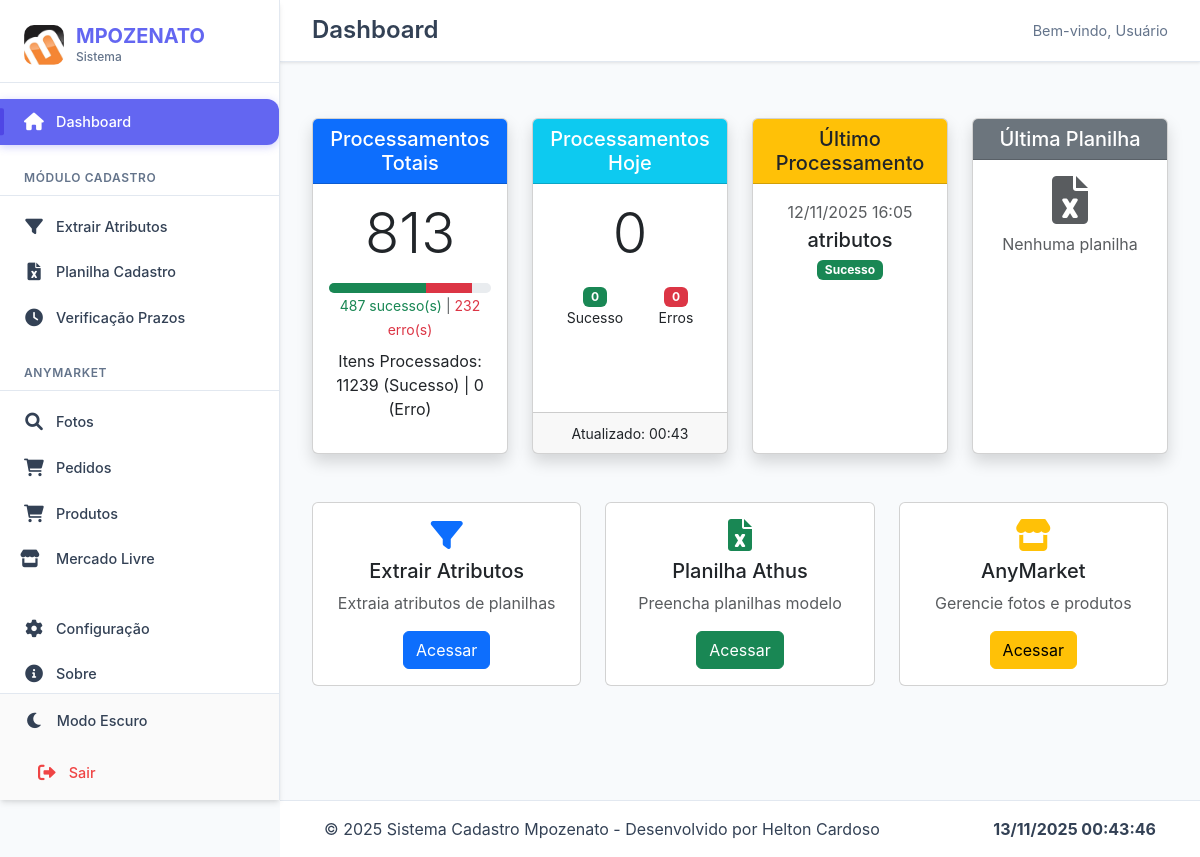
Before: / with the older database file.
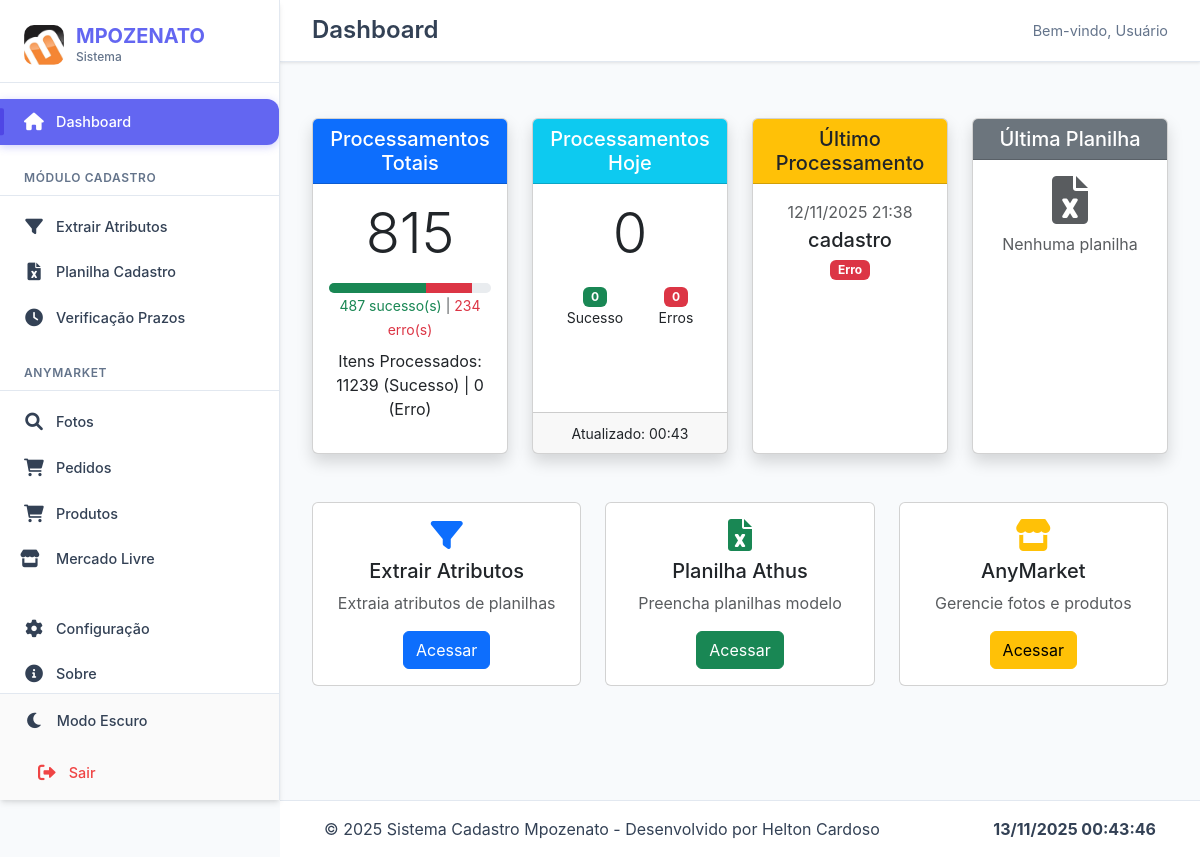
After: the same page with the newer database file.
### models.py (models this page shows)
class Processo(db.Model):
    __tablename__ = 'processos'
    id = db.Column(db.Integer, primary_key=True)
    modulo = db.Column(db.String(50), nullable=False)
    data = db.Column(db.DateTime, default=datetime.now, nullable=False)
    status = db.Column(db.String(20), nullable=False)
    qtd_itens = db.Column(db.Integer, default=0, nullable=False)
    tempo_execucao = db.Column(db.Float, default=0.0, nullable=False)
    usuario = db.Column(db.String(50), default='Sistema', nullable=False)
    erro_mensagem = db.Column(db.Text)

### app.py (the view)
@app.route('/')
def home():
    try:
        stats = get_processing_stats()
        ultima_planilha, ultima_planilha_data = obter_ultima_planilha()
        return render_template(
            'home.html',
            active_page='home',
            total_processamentos=stats['total'],
            processos_sucesso=stats['sucessos_total'],
            processos_erro=stats['erros_total'],
            processamentos_hoje=stats['hoje'],
            hoje_sucesso=stats['sucessos_hoje'],
            hoje_erro=stats['erros_hoje'],
            ultima_execucao=stats['ultima'],
            ultima_planilha=ultima_planilha,
            ultima_planilha_data=ultima_planilha_data,
            total_itens_sucesso=stats['total_itens_sucesso'],
            total_itens_erro=stats['total_itens_erro'],
            now=datetime.now()
        )
    except Exception as e:
        app.logger.error(f"Erro na rota home: {str(e)}")
        return render_template('error.html'), 500

### app.py (called while the page is built)
def contar_processos_hoje(modulo="cadastro"):
    from log_utils import contar_processos_hoje as contar_logs  # Importa a função original
    return contar_logs(modulo)  # Delega para a função de log_utils.py

@app.context_processor
def inject_stats():
    return {
        'count_processos_hoje': contar_processos_hoje(),
        'now': datetime.now()
    }

### log_utils.py (called while the page is built)
def contar_processos_hoje(modulo: str) -> int:
    with current_app.app_context():
        hoje = datetime.now().date()
        return Processo.query.filter(
            Processo.modulo == modulo,
            db.func.date(Processo.data) == hoje
        ).count()

### templates/home.html (shortened to what this page needs)
{% extends "base.html" %}
{% block content %}
<div id="conteudoPrincipal">
  <div class="row mt-4">
    <div class="col-md-3 mb-4">
      <div class="card text-center shadow h-100">
        <div class="card-header bg-primary text-white">
          <h5 class="card-title mb-0">Processamentos Totais</h5>
        </div>
        <div class="card-body">
          <p class="display-4">{{ total_processamentos }}</p>
          <div class="progress mt-2" style="height: 10px;">
            <div class="progress-bar bg-success" style="width: {{ (processos_sucesso/total_processamentos*100 if total_processamentos > 0 else 0)|round(1) }}%"></div>
            <div class="progress-bar bg-danger" style="width: {{ (processos_erro/total_processamentos*100 if total_processamentos > 0 else 0)|round(1) }}%"></div>
          </div>
          <small class="text-muted">
            <span class="text-success">{{ processos_sucesso }} sucesso(s)</span> |
            <span class="text-danger">{{ processos_erro }} erro(s)</span>
          </small>
          <p class="mt-2">Itens Processados: {{ total_itens_sucesso }} (Sucesso) | {{ total_itens_erro }} (Erro)</p>
        </div>
      </div>
    </div>
    <div class="col-md-3 mb-4">
      <div class="card text-center shadow h-100">
        <div class="card-header bg-info text-white">
          <h5 class="card-title mb-0">Processamentos Hoje</h5>
        </div>
        <div class="card-body">
          <p class="display-4">{{ processamentos_hoje }}</p>
          <div class="d-flex justify-content-around">
            <div>
              <span class="badge bg-success">{{ hoje_sucesso }}</span>
              <small class="d-block">Sucesso</small>
            </div>
            <div>
              <span class="badge bg-danger">{{ hoje_erro }}</span>
              <small class="d-block">Erros</small>
            </div>
          </div>
        </div>
        <div class="card-footer">
          <small>Atualizado: {{ now.strftime('%H:%M') }}</small>
        </div>
      </div>
    </div>
    <div class="col-md-3 mb-4">
      <div class="card text-center shadow h-100">
        <div class="card-header bg-warning text-dark">
          <h5 class="card-title mb-0">Último Processamento</h5>
        </div>
        <div class="card-body">
          {% if ultima_execucao %}
            <p class="text-muted mb-1">{{ ultima_execucao.split('|')[0]|trim }}</p>
            <p class="h5 mb-1">{{ ultima_execucao.split('|')[1]|trim }}</p>
            <span class="badge bg-{{ 'success' if 'sucesso' in ultima_execucao.lower() else 'danger' }}">
              {{ 'Sucesso' if 'sucesso' in ultima_execucao.lower() else 'Erro' }}
            </span>
          {% else %}
            <p class="text-muted">Nenhum registro</p>
          {% endif %}
        </div>
      </div>
    </div>
    <div class="col-md-3 mb-4">
      <div class="card text-center shadow h-100">
        <div class="card-header bg-secondary text-white">
          <h5 class="card-title mb-0">Última Planilha</h5>
        </div>
        <div class="card-body">
          {% if ultima_planilha %}
            <i class="fas fa-file-excel fa-3x text-success mb-2"></i>
            <p class="mb-1 text-truncate" title="{{ ultima_planilha }}">
              {{ ultima_planilha.split('/')[-1] }}
            </p>
            <small class="text-muted">
              {{ ultima_planilha_data|default('Data desconhecida') }}
            </small>
          {% else %}
            <i class="fas fa-file-excel fa-3x text-muted mb-2"></i>
            <p class="text-muted">Nenhuma planilha</p>
          {% endif %}
        </div>
      </div>
    </div>
  </div>
</div>
<div class="row mt-4">
  <div class="col-md-4 mb-3">
    <div class="card text-center">
      <div class="card-body">
        <i class="fas fa-filter fa-2x text-primary mb-2"></i>
        <h5>Extrair Atributos</h5>
        <p class="text-muted">Extraia atributos de planilhas</p>
        <a href="{{ url_for('extrair_atributos') }}" class="btn btn-primary">Acessar</a>
      </div>
    </div>
  </div>
  <div class="col-md-4 mb-3">
    <div class="card text-center">
      <div class="card-body">
        <i class="fas fa-file-excel fa-2x text-success mb-2"></i>
        <h5>Planilha Athus</h5>
        <p class="text-muted">Preencha planilhas modelo</p>
        <a href="{{ url_for('preencher_planilha') }}" class="btn btn-success">Acessar</a>
      </div>
    </div>
  </div>
  <div class="col-md-4 mb-3">
    <div class="card text-center">
      <div class="card-body">
        <i class="fas fa-store fa-2x text-warning mb-2"></i>
        <h5>AnyMarket</h5>
        <p class="text-muted">Gerencie fotos e produtos</p>
        <a href="{{ url_for('consultar_anymarket') }}" class="btn btn-warning">Acessar</a>
      </div>
    </div>
  </div>
</div>
{% endblock %}

### templates/base.html (shortened to what this page needs)
<!DOCTYPE html>
<html lang="pt-br">
<head>
  <link href="https://cdn.jsdelivr.net/npm/bootstrap@5.3.0/dist/css/bootstrap.min.css" rel="stylesheet">
  <link rel="stylesheet" href="https://cdnjs.cloudflare.com/ajax/libs/font-awesome/6.0.0/css/all.min.css">
  <link rel="stylesheet" href="{{ url_for('static', filename='css/base.css') }}">
</head>
<body>
  <div class="sidebar-wrapper">
    <nav class="sidebar">
      <div class="sidebar-header">
        <div class="logo-container">
          <img src="{{ url_for('static', filename='img/logo-empresa.png') }}" class="logo-img" alt="MPOZENATO">
          <div class="logo-text">
            <span class="brand-name">MPOZENATO</span>
            <small class="brand-subtitle">Sistema</small>
          </div>
        </div>
      </div>
      <div class="sidebar-menu">
        <div class="menu-group">
          <a href="{{ url_for('home') }}" class="menu-item {% if active_page == 'home' %}active{% endif %}">
            <div class="menu-icon">
              <i class="fas fa-home"></i>
            </div>
            <span class="menu-text">Dashboard</span>
          </a>
        </div>
        <div class="menu-group">
          <div class="menu-title">MÓDULO CADASTRO</div>
          <a href="{{ url_for('extrair_atributos') }}" class="menu-item {% if active_page == 'extrair_atributos' %}active{% endif %}">
            <div class="menu-icon">
              <i class="fas fa-filter"></i>
            </div>
            <span class="menu-text">Extrair Atributos</span>
          </a>
          <a href="{{ url_for('preencher_planilha') }}" class="menu-item {% if active_page == 'preencher_planilha' %}active{% endif %}">
            <div class="menu-icon">
              <i class="fas fa-file-excel"></i>
            </div>
            <span class="menu-text">Planilha Cadastro</span>
          </a>
          <a href="{{ url_for('comparar_prazos') }}" class="menu-item {% if active_page == 'comparar-prazos' %}active{% endif %}">
            <div class="menu-icon">
              <i class="fas fa-clock"></i>
            </div>
            <span class="menu-text">Verificação Prazos</span>
          </a>
        </div>
        <div class="menu-group">
          <div class="menu-title">ANYMARKET</div>
          <a href="{{ url_for('consultar_anymarket') }}" class="menu-item {% if active_page == 'consultar_anymarket' %}active{% endif %}">
            <div class="menu-icon">
              <i class="fas fa-search"></i>
            </div>
            <span class="menu-text">Fotos</span>
          </a>
          <a href="{{ url_for('pedidos_anymarket') }}" class="menu-item {% if active_page == 'pedidos' %}active{% endif %}">
            <div class="menu-icon">
              <i class="fas fa-shopping-cart"></i>
            </div>
            <span class="menu-text">Pedidos</span>
          </a>
          <a href="{{ url_for('consultar_produto') }}" class="menu-item {% if active_page == 'consultar_produto' %}active{% endif %}">
            <div class="menu-icon">
              <i class="fas fa-shopping-cart"></i>
            </div>
            <span class="menu-text">Produtos</span>
          </a>
          <a href="{{ url_for('consultar_mercado_livre') }}" class="menu-item {% if active_page == 'consultar_mercado_livre' %}active{% endif %}">
              <div class="menu-icon">
                  <i class="fas fa-store me-2"></i>
              </div>
              <span class="menu-text">Mercado Livre</span>
          </a>
        </div>
        <div class="menu-group">
          <a href="{{ url_for('configurar_tokens') }}" class="menu-item {% if active_page == 'configuracao' %}active{% endif %}">
            <div class="menu-icon">
              <i class="fas fa-cog"></i>
            </div>
            <span class="menu-text">Configuração</span>
          </a>
          <a href="#" data-route="sobre" onclick="mostrarSobre()" class="menu-item {% if active_page == 'sobre' %}active{% endif %}">
            <div class="menu-icon">
              <i class="fas fa-info-circle"></i>
            </div>
            <span class="menu-text">Sobre</span>
          </a>
        </div>
      </div>
      <div class="sidebar-footer">
        <button id="btn-dark-mode" class="btn-dark-mode">
          <div class="menu-icon">
            <i class="fas fa-moon"></i>
          </div>
          <span class="menu-text">Modo Escuro</span>
        </button>
        <a href="#" class="menu-item logout-item">
          <div class="menu-icon">
            <i class="fas fa-sign-out-alt"></i>
          </div>
          <span class="menu-text">Sair</span>
        </a>
      </div>
    </nav>
  </div>
  <main class="main-content">
    <div class="top-bar">
      <div class="top-bar-title">
        <h4>{% block page_title %}{{ page_title | default('Dashboard') }}{% endblock %}</h4>
      </div>
      <div class="top-bar-actions">
        <div class="user-info">
          <span>Bem-vindo, Usuário</span>
        </div>
      </div>
    </div>
    <div class="content-wrapper">
      {% block content %}{% endblock %}
    </div>
  </main>
  <footer class="global-footer">
    <div class="container-fluid">
      <div class="row align-items-center">
        <div class="col">
          <span>&copy; {{ now.year }} Sistema Cadastro Mpozenato - Desenvolvido por Helton Cardoso</span>
        </div>
        <div class="col-auto">
          <span id="clock" class="fw-bold"></span>
        </div>
      </div>
    </div>
  </footer>
</body>
</html>

### static/css/base.css (style rules this page uses)
:root { --sidebar-width: 280px; --sidebar-collapsed-width: 80px; --primary-color: #6366f1; --primary-dark: #4f46e5; --bg-color: #f8fafc; --text-color: #334155; --border-color: #e2e8f0; --sidebar-bg: #ffffff; --menu-hover: #f1f5f9; --shadow: 0 4px 6px -1px rgba(0, 0, 0, 0.1), 0 2px 4px -1px rgba(0, 0, 0, 0.06); }
* { margin: 0; padding: 0; box-sizing: border-box; }
body { font-family: 'Inter', -apple-system, BlinkMacSystemFont, sans-serif; background-color: var(--bg-color); color: var(--text-color); overflow-x: hidden; }
.sidebar-wrapper { position: fixed; left: 0; top: 0; height: 100vh; width: var(--sidebar-width); background: var(--sidebar-bg); border-right: 1px solid var(--border-color); box-shadow: var(--shadow); z-index: 1000; transition: all 0.3s cubic-bezier(0.4, 0, 0.2, 1); }
.sidebar { display: flex; flex-direction: column; height: 100%; padding: 0; }
.sidebar-header { padding: 1.5rem 1.5rem 1rem; border-bottom: 1px solid var(--border-color); }
.logo-container { display: flex; align-items: center; gap: 0.75rem; }
.logo-img { width: 40px; height: 40px; border-radius: 10px; object-fit: cover; }
.logo-text { display: flex; flex-direction: column; }
.brand-name { font-size: 1.25rem; font-weight: 700; color: var(--primary-color); line-height: 1.2; }
.brand-subtitle { font-size: 0.75rem; color: #64748b; font-weight: 500; }
.sidebar-menu { flex: 1; padding: 1rem 0; overflow-y: auto; }
.menu-group { margin-bottom: 1.5rem; }
.menu-title { font-size: 0.75rem; font-weight: 600; color: #64748b; text-transform: uppercase; letter-spacing: 0.05em; padding: 0 1.5rem 0.5rem; margin-bottom: 0.5rem; border-bottom: 1px solid var(--border-color); }
.menu-item { display: flex; align-items: center; gap: 0.75rem; padding: 0.75rem 1.5rem; color: var(--text-color); text-decoration: none; border: none; background: none; width: 100%; transition: all 0.2s ease; position: relative; }
.menu-item.active { background-color: var(--primary-color); color: white; border-radius: 0 12px 12px 0; margin-right: 1rem; box-shadow: 0 2px 8px rgba(99, 102, 241, 0.3); }
.menu-item.active::before { content: ''; position: absolute; left: 0; top: 50%; transform: translateY(-50%); width: 4px; height: 60%; background: var(--primary-dark); border-radius: 0 2px 2px 0; }
.menu-icon { width: 20px; height: 20px; display: flex; align-items: center; justify-content: center; font-size: 1.1rem; }
.menu-text { font-weight: 500; font-size: 0.9rem; white-space: nowrap; }
.sidebar-footer { padding: 0.3rem 0.8rem; border-top: 1px solid var(--border-color); background: rgba(0, 0, 0, 0.02); font-size: 0.9rem; line-height: 1.1; }
.btn-dark-mode { display: flex; align-items: center; gap: 0.75rem; padding: 0.75rem; width: 100%; border: none; background: none; color: var(--text-color); border-radius: 8px; transition: all 0.2s ease; margin-bottom: 0.5rem; }
.logout-item { color: #ef4444 !important; }
.main-content { margin-left: var(--sidebar-width); min-height: 100vh; transition: all 0.3s cubic-bezier(0.4, 0, 0.2, 1); display: flex; flex-direction: column; }
.top-bar { display: flex; align-items: center; justify-content: space-between; padding: 1rem 2rem; background: var(--sidebar-bg); border-bottom: 1px solid var(--border-color); box-shadow: 0 1px 3px rgba(0, 0, 0, 0.1); }
.top-bar-title h4 { margin: 0; font-weight: 600; color: var(--text-color); }
.user-info { font-size: 0.9rem; color: #64748b; }
.content-wrapper { flex: 1; padding: 2rem; }
.global-footer { background: var(--sidebar-bg); border-top: 1px solid var(--border-color); padding: 1rem 2rem; margin-left: var(--sidebar-width); transition: all 0.3s ease; }
.menu-item { animation: slideIn 0.3s ease-out; }

Changed rows visible on the page:
no longer on this page (row unchanged): Processo: modulo "atributos", status "Sucesso"
added Processo: modulo "cadastro", status "Erro"
Other visible differences:
{{ total_processamentos }}: "813" → "815"
{{ processos_erro }}: "232" → "234"
{{ ultima_execucao.split('|')[0]|trim }}: "12/11/2025 16:05" → "12/11/2025 21:38"
